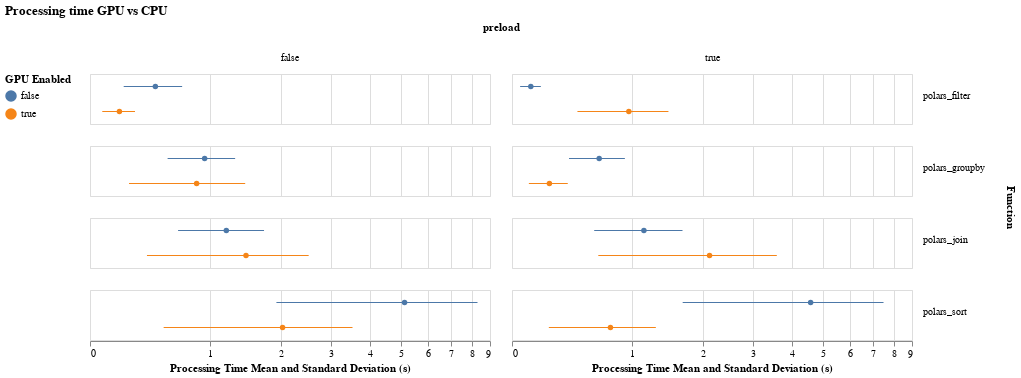

Notebook cell for this chart:
### Code cell
plot_pretty_boxplot(
    df,
    field="gpu",
    title="Processing time GPU vs CPU",
    filename="gpu-accelerated-vs-non-accelerated.png",
    filter="lazy",
    legend_title="GPU Enabled",
    column="preload",
    height=50,
    width=400
)

### Figure 1 — Vega-Lite specification as saved in the notebook (floating-point values rounded to 4 significant figures; data arrays with more than 128 entries replaced by an {"elided": "..."} marker saying what was removed)
{"usermeta": {"embedOptions": {"theme": "carbong10"}}, "config": {"view": {"continuousWidth": 300, "continuousHeight": 300}}, "data": {"name": "data-f5e2bbb31fec187a0066ad9573b04a37"}, "facet": {"column": {"field": "preload", "header": {"titleFontWeight": "bold"}, "type": "nominal"}, "row": {"field": "func", "header": {"labelAlign": "right", "labelAngle": 0, "labelBaseline": "alphabetic", "orient": "right", "titleFontWeight": "bold"}, "title": "Function", "type": "nominal"}}, "spec": {"layer": [{"mark": {"type": "point", "filled": true}, "encoding": {"color": {"field": "gpu", "legend": {"orient": "left"}, "title": "GPU Enabled", "type": "nominal"}, "x": {"aggregate": "mean", "field": "duration", "scale": {"type": "symlog"}, "title": "Processing Time Mean and Standard Deviation (s)", "type": "quantitative"}, "y": {"axis": null, "field": "gpu", "type": "nominal"}}}, {"mark": {"type": "errorbar"}, "encoding": {"color": {"field": "gpu", "type": "nominal"}, "x": {"aggregate": "stdev", "field": "duration", "scale": {"type": "symlog"}, "title": "", "type": "quantitative"}, "y": {"axis": null, "field": "gpu", "type": "nominal"}}}], "height": 50, "width": 400}, "title": {"text": "Processing time GPU vs CPU", "subtitle": ""}, "transform": [{"filter": "datum.lazy"}], "$schema": "https://vega.github.io/schema/vega-lite/v5.20.1.json", "datasets": {"data-f5e2bbb31fec187a0066ad9573b04a37": {"elided": "168 records"}}}
